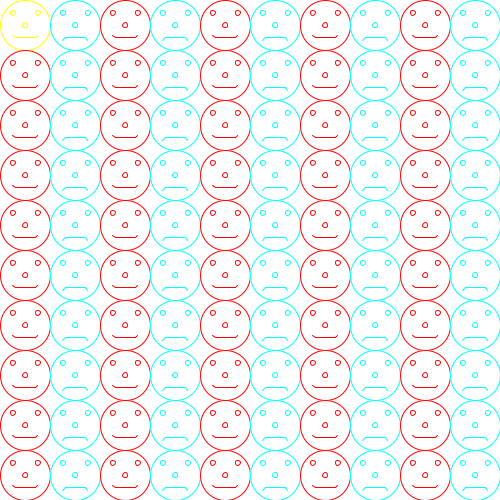
Frame 1 (no input)
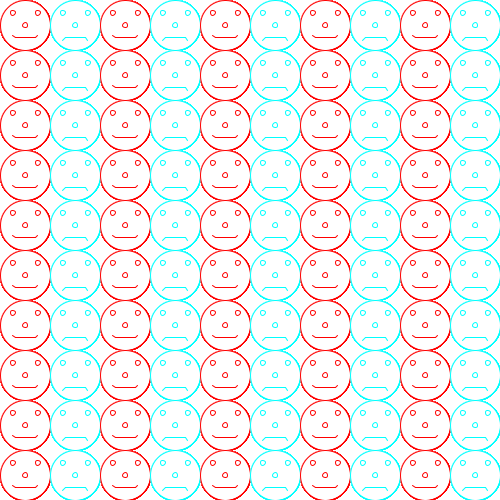
Frame 60 (the mouse pressed at the canvas centre just before this capture)
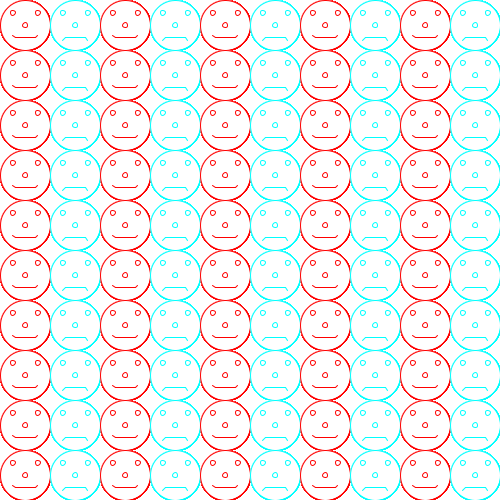
Frame 120 (the mouse held since frame 60 and released just before this capture)

The Processing sketch that drew these frames (run headless with seeded random() and noise(); from frame 60 on, the mouse is pressed at the canvas centre):

// Processing sketch: sketch_150915a
// ── sketch_150915a.pde
void setup()
{
  background(255);
  size(500,500);
  stroke(255,255,0);
  fill(255);
}

void draw()
{
  /*Spaceship
  int topLineY = 50;
  int bottomLineY = 80;
  int middleX = 35;
  int middleY = 65;
  
  line(20,topLineY,50,topLineY); //top line 
  line(20,bottomLineY,50,bottomLineY); //bottom line
  line(middleX,middleY,70,50); //Diagonal going up to circle
  line(middleX,middleY,70,80); //Diagonal going down to circle
  line(middleX,50,45,60);
  line(middleX,80,45,70);
  ellipse(80,65,50,50);*/
  
  // Face
  float diameterMain = 50;
  float halfRadius = 12.5;
  float diameterSmall = 5;
  int flag = 0;
  
  
  
  
  for(int i=25;i<=height;i+=50)
  {
    for(int j=25;j<=width;j+=50)
    {
      ellipse(j,i,diameterMain,diameterMain); //main circle
      ellipse(j-halfRadius,i-halfRadius,diameterSmall,diameterSmall); //right eye
      ellipse(j+halfRadius,i-halfRadius,diameterSmall,diameterSmall); //left eye
      ellipse(j,i,diameterSmall,diameterSmall); //nose
      
      line(j-10,i+halfRadius,j+10,i+halfRadius); //main mouth
      
      if(flag==0)
      {
        //smile
        line(j-10,i+halfRadius,j-halfRadius,i+(halfRadius-2.5)); //right mouth cleft
        line(j+10,i+halfRadius,j+halfRadius,i+(halfRadius-2.5)); //left mouth cleft
        stroke(0,255,255);
        flag = 1;
      }
      else
      {
        //frown
        line(j-10,i+halfRadius,j-halfRadius,i+(halfRadius+2.5)); //right mouth cleft
        line(j+10,i+halfRadius,j+halfRadius,i+(halfRadius+2.5)); //left mouth cleft
        stroke(255,0,0);
        flag=0;
      }
      
    }
  }
  
}
  
